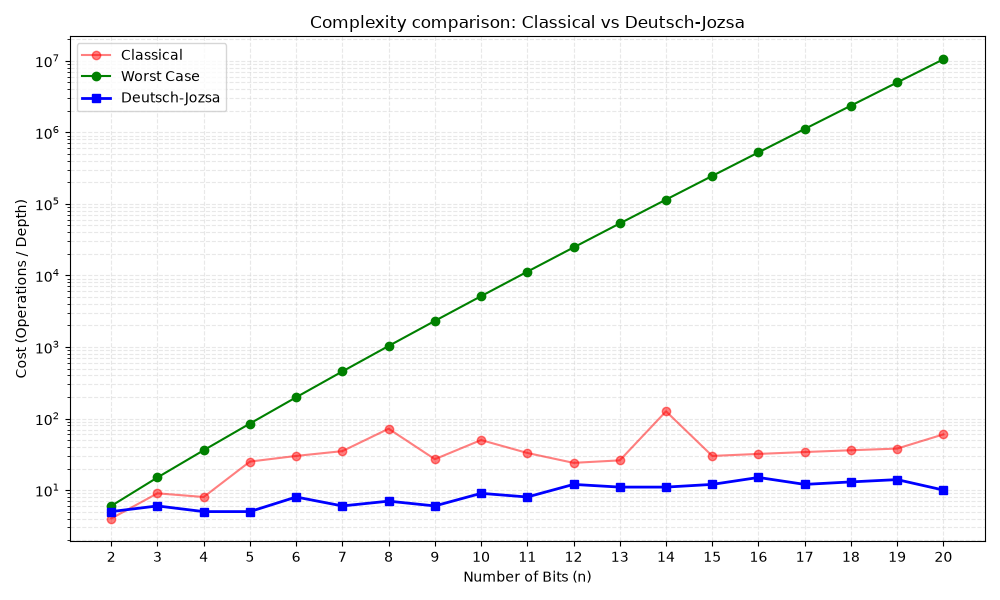

Reproduce this figure in Python.
# CODE FOR THE SIMULATION OF THE DEUTSCH-JOZSA ALGORITHM
# This code is part of an additional anPPENDIX of the Bachelor's thesis for obtaining the Double Degree in Physics and Mathematics called
# "Quantum Information and Quantum Computation", code FT37 of the year2026. The tutor is Miguel Ángel Martín-Delgado Alcántara.
# The author of this code, as well as of the Bachelor's thesis to which it belongs, is Álvaro Mandado Díaz.

# This code includes the simulation of the Deutsch-Jozsa algorithm necessary for the comparison of classical and quantum cases in the Bachelor's thesis. Each part of it will be commented on.

# The first thing to do is to import the packages that will be used.

import matplotlib.pyplot as plt    # Used for plotting the figures
import numpy as np    # This package is used for generating random numbers and for the manipulation of arrays
from qiskit import QuantumCircuit, transpile   # Used for quantum simulation. The first command generates quantum circuits, the second measures their complexity.

np.random.seed(0)   # This way the reproducibility of results is guaranteed

# The next step is to define a class within which the classical simulations and quantum circuits will be generated

class SharedOracle:
    def __init__(self, n, mode='balanced'):    # It will generate balanced oracles for 'n' bit problems
        self.n = n; self.mode = mode
        if mode == 'constant':    # In case a constant oracle is desired, whose image is a random value between 0 and 1 stored in 'self.val'
            self.val = np.random.choice([0, 1])
            self.b = 0 # No mask
        else:    # Otherwise, a non-zero number less than 2^n-1 is chosen and the balanced function is defined as f(x)=x*b mod 2, where 'b' is the binary string of the chosen number (mask)
            self.b = np.random.randint(1, 2**n - 1)
            self.val = None # It is not applicable if the oracle is not constant

    def classical_query(self, x):   # This function simulates f(x) in the classical case
        if self.mode == 'constant':    # If the oracle was constant, it returns that value 'self.val'
            return self.val
        else:    # If not, it performs a bitwise product between 'x' and 'b' using the AND operator (&) and returns it modulo 2
            return bin(x & self.b).count('1') % 2

    def quantum_circuit(self):    # This function simulates the oracle U_f
        qc = QuantumCircuit(self.n + 1)    # The circuit has the 'n' bits of the input register and the additional qubit, which in the theoretical study would be in the state |->
        if self.mode == 'constant':
            if self.val == 1: qc.x(self.n) # If the oracle is such that f=0, then the output is already 0. If it is f=1, then it needs to be flipped. This will represent the phase kickback
        else:
            b_str = format(self.b, f'0{self.n}b')[::-1]    # Reverses the order of the mask 'b', because Qiskit reads numbers in reverse (from back to front)
            for q, bit in enumerate(b_str):
                if bit == '1': qc.cx(q, self.n)    # For each 1 in the mask, a CNOT gate is placed, which is the way to implement the string product in quantum circuits
        return qc

# Now the simulation of size 'n' is defined

def simulate_both(n):
    # Through the class defined above, the same oracle is generated for the classical and quantum cases (that is, it represents the same function f(x))
    oracle = SharedOracle(n, mode='balanced')

    # In the classical case, the cost is the number of queries multiplied by the size of the problem (you also have to read each of the 'n' bits)
    limit = (2**n // 2) + 1    # The worst classical case
    res = []; consults = 0
    for i in range(limit):    # Classical simulation
        res.append(oracle.classical_query(i))    # A new value is stored in a dummy variable the result of each measurement
        consults += 1    # The number of steps performed is counted
        if len(set(res)) > 1: break   # As it is known that the oracle is balanced, the loop stops when two different values are found in the image (0 and 1)
    classical_cost = consults * n
    worst_case_cost = limit * n

    # In the quantum case, the cost is taken as the depth (of Qiskit) of the circuit
    
    qc = QuantumCircuit(n+1, n)
    qc.x(n); qc.h(range(n+1))    # Preparing the state |phi>|->
    qc.compose(oracle.quantum_circuit(), inplace=True)    # The state prepared is passed through the oracle U_f
    qc.h(range(n)); qc.measure(range(n), range(n))    # To measure, Qiskit does not know how to measure the state |psi>, so it has to pass it through Hadamard gates on each qubit
    quantum_cost = qc.depth()
    
    return classical_cost, worst_case_cost, quantum_cost

# Now it only remains to simulate for different problem sizes and plot the results

bits = range(2, 21)    # The chosen sizes
y_clas, y_lim, y_quant = [], [], []    # Empty lists to store the three cases

for n in bits:    # Simulate for each possible number of bits 'n'
    c, l, q = simulate_both(n)
    y_clas.append(c); y_lim.append(l); y_quant.append(q)

# This results in three lists with the costs of each case, which are plotted below. The classical case is plotted in red, the worst classical case in green, and the quantum case in blue

plt.figure(figsize=(10, 6))

plt.plot(bits, y_clas, 'o-', label='Classical', color='red', alpha=0.5)    # Classical curve
plt.plot(bits, y_lim, 'o-', label='Worst Case', color='green')    # Worst classical case curve
plt.plot(bits, y_quant, 's-', label='Deutsch-Jozsa', color='blue', linewidth=2)    # Quantum curve

plt.yscale('log')    # Logarithmic scale to appreciate the exponential difference between the worst classical case and the quantum case
plt.xlabel('Number of Bits (n)')
plt.xticks(list(bits))
plt.ylabel('Cost (Operations / Depth)')
plt.title('Complexity comparison: Classical vs Deutsch-Jozsa')
plt.grid(True, which="both", linestyle="--",color='lightgray', alpha=0.5)
plt.legend()
plt.tight_layout()

plt.savefig('deutsch-jozsa.png', dpi=300, bbox_inches='tight')
plt.show()
